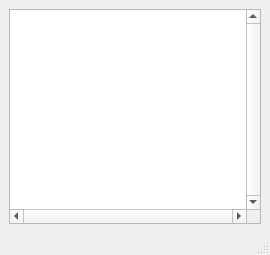
<?xml version="1.0" encoding="UTF-8"?>
<ui version="4.0">
 <author>David Bitseff</author>
 <class>MainWindow</class>
 <widget class="QMainWindow" name="MainWindow">
  <property name="geometry">
   <rect>
    <x>0</x>
    <y>0</y>
    <width>270</width>
    <height>255</height>
   </rect>
  </property>
  <property name="windowTitle">
   <string>Qosmic</string>
  </property>
  <property name="documentMode">
   <bool>true</bool>
  </property>
  <property name="dockOptions">
   <set>QMainWindow::AllowNestedDocks|QMainWindow::AllowTabbedDocks|QMainWindow::AnimatedDocks|QMainWindow::VerticalTabs</set>
  </property>
  <widget class="QWidget" name="centralwidget">
   <layout class="QVBoxLayout" name="verticalLayout">
    <item>
     <widget class="QGraphicsView" name="m_xfeditview">
      <property name="frameShape">
       <enum>QFrame::StyledPanel</enum>
      </property>
      <property name="verticalScrollBarPolicy">
       <enum>Qt::ScrollBarAlwaysOn</enum>
      </property>
      <property name="horizontalScrollBarPolicy">
       <enum>Qt::ScrollBarAlwaysOn</enum>
      </property>
      <property name="alignment">
       <set>Qt::AlignCenter</set>
      </property>
      <property name="renderHints">
       <set>QPainter::SmoothPixmapTransform|QPainter::TextAntialiasing</set>
      </property>
      <property name="transformationAnchor">
       <enum>QGraphicsView::AnchorViewCenter</enum>
      </property>
      <property name="resizeAnchor">
       <enum>QGraphicsView::AnchorViewCenter</enum>
      </property>
      <property name="optimizationFlags">
       <set>QGraphicsView::DontSavePainterState</set>
      </property>
     </widget>
    </item>
   </layout>
  </widget>
  <widget class="QMenuBar" name="menubar">
   <property name="geometry">
    <rect>
     <x>0</x>
     <y>0</y>
     <width>270</width>
     <height>17</height>
    </rect>
   </property>
  </widget>
  <widget class="QStatusBar" name="m_statusbar"/>
  <action name="addTriangleAction">
   <property name="icon">
    <iconset resource="../qosmic.qrc">
     <normaloff>:/icons/silk/shape_square_add.xpm</normaloff>:/icons/silk/shape_square_add.xpm</iconset>
   </property>
   <property name="text">
    <string>Add Triangle</string>
   </property>
  </action>
  <action name="moveModeAction">
   <property name="icon">
    <iconset resource="../qosmic.qrc">
     <normaloff>:/icons/silk/arrow_updown.xpm</normaloff>:/icons/silk/arrow_updown.xpm</iconset>
   </property>
   <property name="text">
    <string>Move Triangles</string>
   </property>
  </action>
  <action name="rotateModeAction">
   <property name="icon">
    <iconset resource="../qosmic.qrc">
     <normaloff>:/icons/silk/arrow_rotate_clockwise.xpm</normaloff>:/icons/silk/arrow_rotate_clockwise.xpm</iconset>
   </property>
   <property name="text">
    <string>Rotate Triangles</string>
   </property>
  </action>
  <action name="scaleModeAction">
   <property name="icon">
    <iconset resource="../qosmic.qrc">
     <normaloff>:/icons/silk/arrow_inout.xpm</normaloff>:/icons/silk/arrow_inout.xpm</iconset>
   </property>
   <property name="text">
    <string>Scale Triangles</string>
   </property>
   <property name="toolTip">
    <string>Scale Triangles</string>
   </property>
  </action>
  <action name="flipModeAction">
   <property name="icon">
    <iconset resource="../qosmic.qrc">
     <normaloff>:/icons/silk/shape_flip_horizontal.xpm</normaloff>:/icons/silk/shape_flip_horizontal.xpm</iconset>
   </property>
   <property name="text">
    <string>Flip Triangles</string>
   </property>
   <property name="toolTip">
    <string>Flip Triangles</string>
   </property>
  </action>
 </widget>
 <resources>
  <include location="../qosmic.qrc"/>
 </resources>
 <connections/>
 <designerdata>
  <property name="gridDeltaX">
   <number>10</number>
  </property>
  <property name="gridDeltaY">
   <number>10</number>
  </property>
  <property name="gridSnapX">
   <bool>true</bool>
  </property>
  <property name="gridSnapY">
   <bool>true</bool>
  </property>
  <property name="gridVisible">
   <bool>true</bool>
  </property>
 </designerdata>
</ui>
